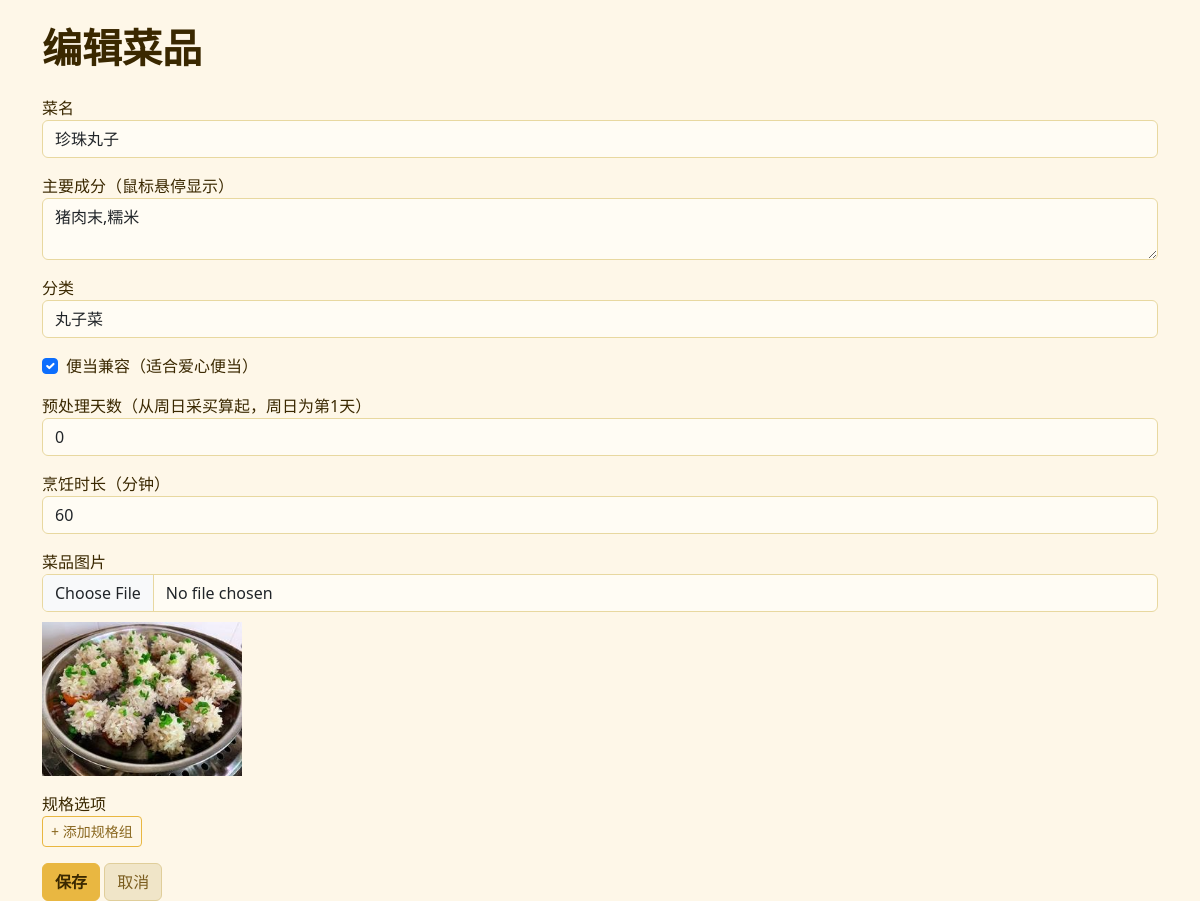
/admin/dish/41 (signed in), run on an earlier commit of the app's database.
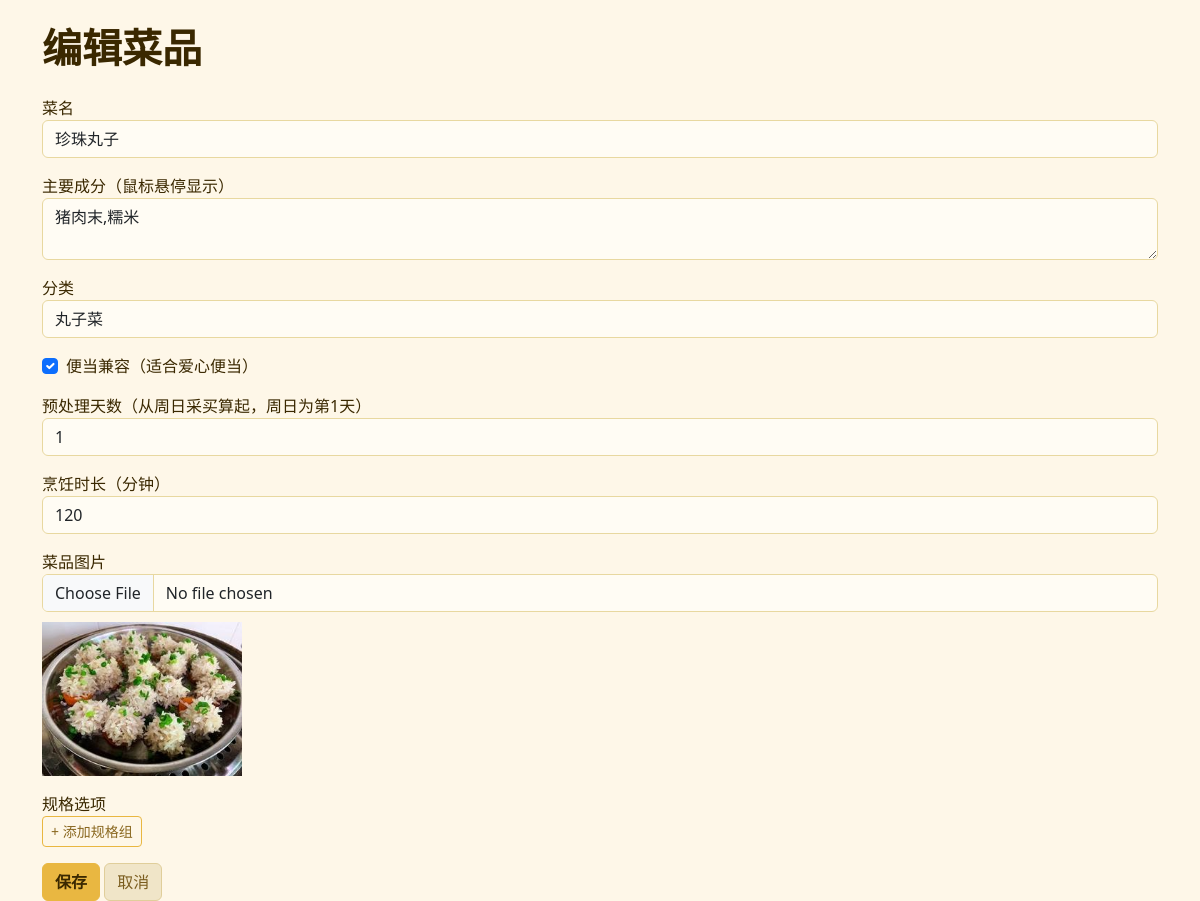
And on a later commit of the database.
### app.py (models this page shows)
class Dish(db.Model):
    __tablename__ = 'dishes'
    id = db.Column(db.Integer, primary_key=True)
    name = db.Column(db.String(120), nullable=False)
    category_id = db.Column(db.Integer, db.ForeignKey('categories.id'))
    ingredients = db.Column(db.Text)                 # 食材描述，显示在菜品 tooltip
    bento_compatible = db.Column(db.Boolean, default=True)
    preprocess_days = db.Column(db.Integer, default=0)
    cook_minutes = db.Column(db.Integer, default=40)
    image_url = db.Column(db.String(300))
    extra_options = db.Column(db.Text)               # 规格选项，存储为 JSON 字符串
    created_at = db.Column(db.DateTime, default=datetime.utcnow)

class Category(db.Model):
    __tablename__ = 'categories'
    id = db.Column(db.Integer, primary_key=True)
    name = db.Column(db.String(80), nullable=False)
    parent_id = db.Column(db.Integer, default=0)   # 0 = 顶级，否则为父分类 id
    sort_order = db.Column(db.Integer, default=0)

### app.py (the view, shortened to what this page needs)
@app.route('/admin/dish/<int:dish_id>', methods=['GET', 'POST'])
@admin_required
def edit_dish(dish_id):
    dish = Dish.query.get_or_404(dish_id)
    categories = Category.query.order_by(Category.sort_order).all()
    return render_template('dish_form.html', dish=dish, categories=categories)

### app.py (called while the page is built)
def admin_required(f):
    @wraps(f)
    def decorated(*args, **kwargs):
        if not session.get('admin'):
            return redirect(url_for('admin_login'))
        return f(*args, **kwargs)
    return decorated

### templates/dish_form.html (shortened to what this page needs)
<!DOCTYPE html>
<html lang="zh-CN">
<head>
    <link href="https://cdn.jsdelivr.net/npm/bootstrap@5.3.0-alpha1/dist/css/bootstrap.min.css" rel="stylesheet">
    <link rel="stylesheet" href="https://cdn.jsdelivr.net/npm/cropperjs/dist/cropper.min.css">
</head>
<body>
<div class="container mt-4">
    <h1>{% if dish %}编辑菜品{% else %}新增菜品{% endif %}</h1>
    <form method="post" enctype="multipart/form-data">
        <div class="mb-3">
            <label>菜名</label>
            <input type="text" name="name" class="form-control" value="{{ dish.name if dish else '' }}" required>
        </div>
        <div class="mb-3">
            <label>主要成分（鼠标悬停显示）</label>
            <textarea name="ingredients" class="form-control" rows="2">{{ dish.ingredients if dish else '' }}</textarea>
        </div>
        <div class="mb-3">
            <label>分类</label>
            <select name="category_id" class="form-select" required>
                {% for cat in categories if cat.parent_id == 0 %}
                <optgroup label="{{ cat.name }}">
                    {% for sub in categories if sub.parent_id == cat.id %}
                    <option value="{{ sub.id }}" {% if dish and dish.category_id == sub.id %}selected{% endif %}>{{ sub.name }}</option>
                    {% endfor %}
                </optgroup>
                {% endfor %}
            </select>
        </div>
        <div class="mb-3 form-check">
            <input type="checkbox" name="bento_compatible" class="form-check-input" id="bentoCompatible" {% if not dish or dish.bento_compatible %}checked{% endif %}>
            <label class="form-check-label" for="bentoCompatible">便当兼容（适合爱心便当）</label>
        </div>
        <div class="mb-3">
            <label>预处理天数（从周日采买算起，周日为第1天）</label>
            <input type="number" name="preprocess_days" class="form-control" value="{{ dish.preprocess_days if dish else 0 }}">
        </div>
        <div class="mb-3">
            <label>烹饪时长（分钟）</label>
            <input type="number" name="cook_minutes" class="form-control" value="{{ dish.cook_minutes if dish else 40 }}">
        </div>
        <div class="mb-3">
            <label>菜品图片</label>
            <input type="file" id="imageInput" name="image" accept="image/*" class="form-control">
            <div id="imagePreview" style="margin-top:10px;">
                {% if dish and dish.image_url %}
                <img src="{{ url_for('static', filename='uploads/' + dish.image_url.split('/')[-1]) if dish.image_url else '' }}" style="max-width:200px;">
                {% endif %}
            </div>
        </div>
        <div class="mb-3">
            <label>规格选项</label>
            <button type="button" id="addSpecGroup" class="btn btn-sm btn-outline-primary">+ 添加规格组</button>
        </div>
        <button type="submit" class="btn btn-primary">保存</button>
        <a href="/admin/dishes" class="btn btn-secondary">取消</a>
    </form>
</div>
</body>
</html>

### templates/dish_form.html (style rules this page uses)
img { max-width: 100%; }
body { background: #fef7e8; color: #3a2800; font-family: 'Segoe UI','Noto Sans SC',system-ui; }
h1 { color: #3a2800; font-weight: 700; margin-bottom: 24px; }
.btn-primary { background: #e9b741; border-color: #e9b741; color: #3a2800; font-weight: 600; }
.btn-secondary { background: #f0e5c8; border-color: #e0ce9a; color: #7a5c1e; }
.btn-outline-primary { border-color: #e9b741; color: #8a6820; }
.form-control,.form-select { border-color: #e8d8a0; background: #fffcf4; }

What changed in the data, as far as the page shows it:
changed Dish "珍珠丸子": preprocess_days "0" → "1"; cook_minutes "60" → "120"
